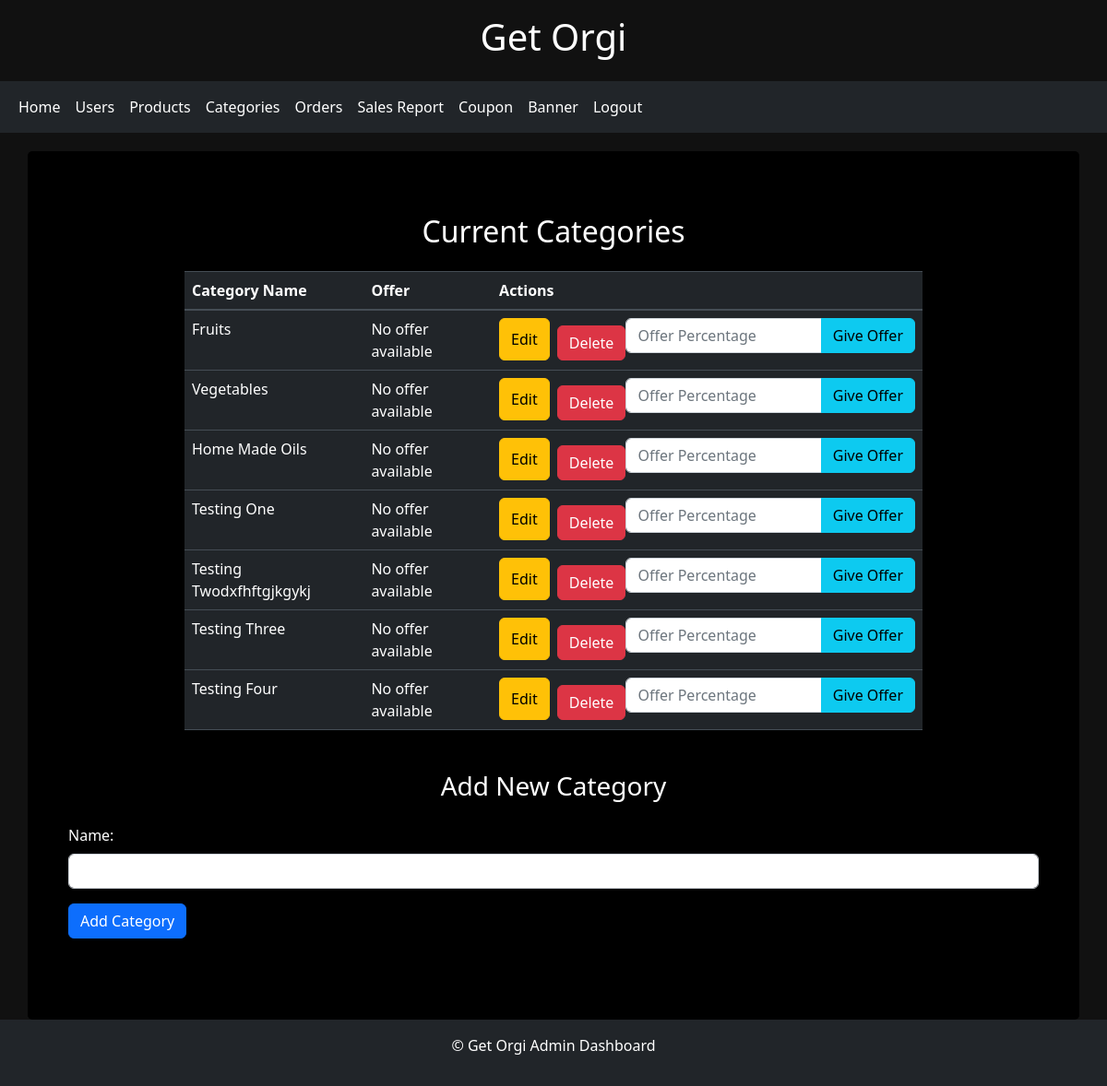
Page /category_list/ on the earlier database version.
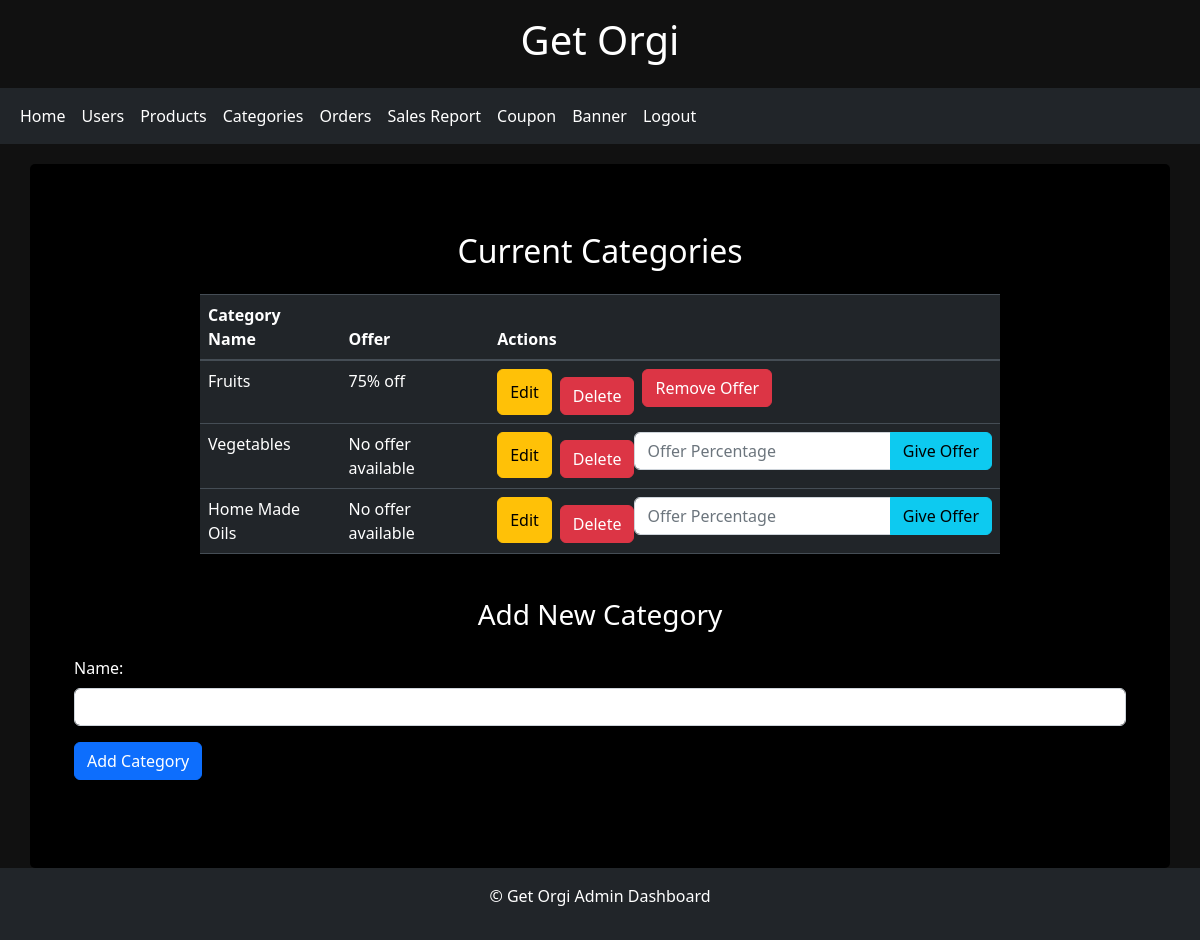
Same page on the later database version.
### shopping/models.py (models this page shows, shortened)
class Category(models.Model):
    name = models.CharField(max_length=50)
    offer_percentage = models.IntegerField(blank=True, null=True)

### shopping/views.py (the view)
# urls.py: path('category_list/', views.category_list, name='category_list'),
def category_list(request, category_id=None):
    if category_id is not None:
        categories = Category.objects.prefetch_related(Prefetch('product_set', queryset=Product.objects.all().order_by('-id')))
    else:
        categories = Category.objects.all()
    context = {'categories': categories}
    return render(request, 'category.html', context)

### templates/category.html (shortened to what this page needs)
{% extends 'admin_dash.html' %}
{% block content %}
<link rel="stylesheet" href="https://cdn.jsdelivr.net/npm/bootstrap@5.2.3/dist/css/bootstrap.min.css">
<body style="background-color: #111; color: #fff;">
<div class="container">
    <div class="category-table">
        <h2 class="text-center mb-4">Current Categories</h2>
        <table class="table table-dark">
            <thead>
                <tr>
                    <th scope="col">Category Name</th>
                    <th scope="col">Offer</th>
                    <th scope="col">Actions</th>
                </tr>
            </thead>
            <tbody>
                {% for category in categories %}
                <tr>
                    <td>{{ category.name }}</td>
                    <td>
                        {% if category.offer_percentage %}
                            {{ category.offer_percentage }}% off
                        {% else %}
                            No offer available
                        {% endif %}
                    </td>
                    <td>
                        <div class="d-flex">
                            <button class="edit-category-button btn btn-warning me-2">Edit</button>
                            <form method="POST" action="{% url 'delete_category' category.pk %}">
                                <button type="submit" class="btn btn-danger delete-category-button">Delete</button>
                            </form>
                            {% if category.offer_percentage %}
                                <form method="POST" action="{% url 'remove_offer' category.pk %}">
                                    <button class="remove-offer-button btn btn-danger ms-2" type="submit">Remove Offer</button>
                                </form>
                            {% else %}
                                <form method="POST" action="{% url 'give_offer' category.pk %}">
                                    <div class="input-group">
                                        <input type="number" name="offer_percentage" class="form-control" placeholder="Offer Percentage">
                                        <button class="give-offer-button btn btn-info" type="submit">Give Offer</button>
                                    </div>
                                </form>
                            {% endif %}
                        </div>
                    </td>
                </tr>
                {% endfor %}
            </tbody>
        </table>
    </div>
    <div class="category-form mt-4">
        <h3 class="text-center mb-4">Add New Category</h3>
        <form method="POST" action="{% url 'add_category' %}">
            <div class="form-group">
                <label for="category-name">Name:</label>
                <input type="text" id="category-name" name="name" class="form-control">
            </div>
            <button type="submit" class="btn btn-primary">Add Category</button>
        </form>
    </div>
</div>
</body>
{% endblock %}

Differences in the rows shown:
removed Category: name "Testing One", shows "No offer available"
removed Category: name "Testing Twodxfhftgjkgykj", shows "No offer available"
removed Category: name "Testing Three", shows "No offer available"
removed Category: name "Testing Four", shows "No offer available"
changed Category "Fruits": offer_percentage (not shown) → "75"; offer_percentage "No offer available Give Offer" → "% off Remove Offer"
